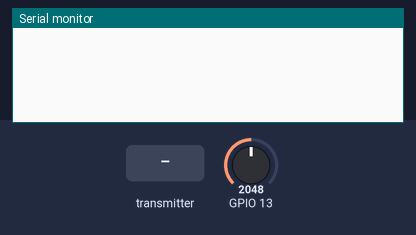
Simulated run of this sketch. Board: ESP32. Shown: the last lines printed to the serial monitor. Inputs (shaded band) come from the test bench; at power-on: GPIO 13 = 2048.

Above: at 1.2 s.
1.3 s: the transmitter starts sending kirim = 0
At 1.61 s:
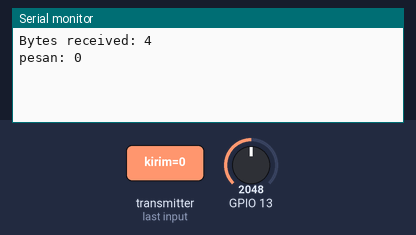
2.8 s: the transmitter starts sending kirim = 1024
At 3.11 s:
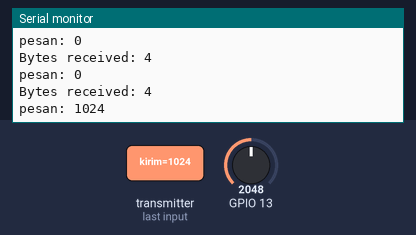

Measured:
- after the input at 1.3 s, the serial monitor: prints a new line at once (image 1)
- after the input at 2.8 s, the serial monitor: prints a new line at once (image 2)

The sketch:

node_panel.ino
```cpp
#include <esp_now.h>
#include <WiFi.h>

#define uS_TO_S_FACTOR 1000000UL
#define TIME_TO_SLEEP  10

int kondisi;

//ISI DENGAN PERBANDINGAN R NILAI KECIL DIBAGI R TOTAL
float perbandingan = 60.00;

// REPLACE WITH YOUR ESP RECEIVER'S MAC ADDRESS 94:3C:C6:7B:4B:70
uint8_t broadcastAddress[] = {0x94, 0x3C, 0xC6, 0x7B, 0x4B, 0x70};

typedef struct test_struct {
  int humA1;
  int humA2;
  int humB1;
  int humB2;
  float temp1;
  float temp2;
  float vltg;
  int titik;
} test_struct;

typedef struct status_struct {
  int kirim;
} status_struct;

test_struct test;

status_struct pesan;

esp_now_peer_info_t peerInfo;

// callback when data is sent
void OnDataSent(const uint8_t *mac_addr, esp_now_send_status_t status) {
  char macStr[18];
  Serial.print("Packet to: ");
  // Copies the sender mac address to a string
  snprintf(macStr, sizeof(macStr), "%02x:%02x:%02x:%02x:%02x:%02x",
           mac_addr[0], mac_addr[1], mac_addr[2], mac_addr[3], mac_addr[4], mac_addr[5]);
  Serial.print(macStr);
  Serial.print(" send status:\t");
  Serial.println(status == ESP_NOW_SEND_SUCCESS ? "Delivery Success" : "Delivery Fail");
}

void OnDataRecv(const uint8_t * mac, const uint8_t *incomingData, int len) {
  memcpy(&pesan, incomingData, sizeof(pesan));
  Serial.print("Bytes received: ");
  Serial.println(len);
  Serial.print("pesan: ");
  Serial.println(pesan.kirim);
  kondisi = pesan.kirim;
}

void setup() {
  Serial.begin(115200);

  WiFi.mode(WIFI_STA);

  if (esp_now_init() != ESP_OK) {
    Serial.println("Error initializing ESP-NOW");
    return;
  }

  esp_now_register_send_cb(OnDataSent);

  // register peer
  peerInfo.channel = 0;
  peerInfo.encrypt = false;
  // register first peer
  memcpy(peerInfo.peer_addr, broadcastAddress, 6);
  if (esp_now_add_peer(&peerInfo) != ESP_OK) {
    Serial.println("Failed to add peer");
    return;
  }
  esp_now_register_recv_cb(OnDataRecv);
}

void loop() {
  test.humA1 = 0;
  test.humA2 = 0;
  test.humB1 = 0;
  test.humB2 = 0;
  test.temp1 = 0;
  test.temp2 = 0;
  test.vltg = (analogRead(13) * (3.30 / 4095.00)) * perbandingan;

  //koding pengiriman harus ada di paling bawah
  if (kondisi == 2) {
    esp_err_t result = esp_now_send(0, (uint8_t *) &test, sizeof(test));
    kondisi = 0;
    if (result == ESP_OK) {
      Serial.println("Sent with success");
    }
    else {
      Serial.println("Error sending the data");
    }
  }

  delay(1000);
}
```
